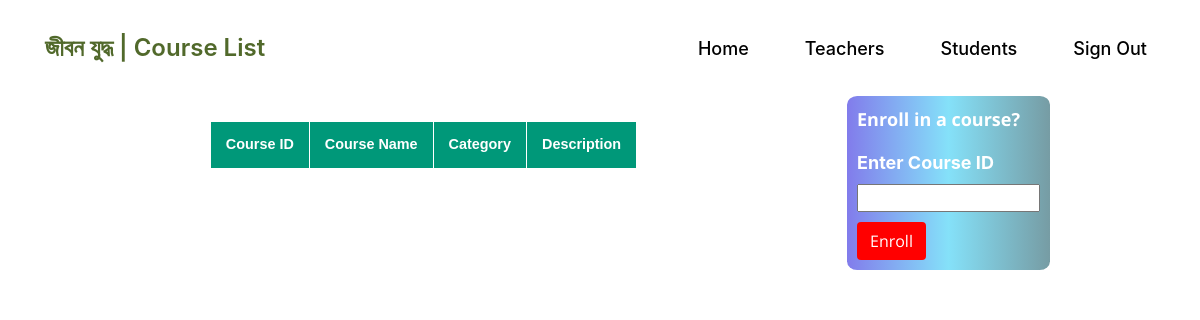
Page /course2.php?value=general (signed in) on the earlier database version.
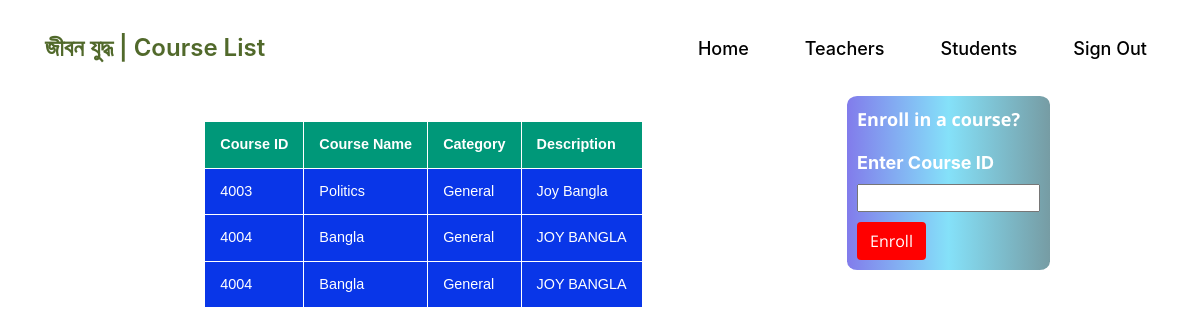
Same page on the later database version.
### tables this page shows
CREATE TABLE `general` (
  `C_ID` int(4) NOT NULL,
  `C_Name` varchar(30) NOT NULL,
  `T_ID` int(10) NOT NULL,
  `description` varchar(200) NOT NULL,
  `category` varchar(20) NOT NULL
);

CREATE TABLE `course` (
  `teacherID` int(11) NOT NULL,
  `lecture` int(10) NOT NULL,
  `pdf` varchar(300) NOT NULL,
  `name` varchar(200) NOT NULL,
  `C_ID` int(10) NOT NULL,
  `type` varchar(20) NOT NULL
);

### course2.php (the view, shortened to what this page needs)
<?php
include('connect.php');
?>
<!DOCTYPE html>
<html lang="en">
<head>
    <link rel="stylesheet" href="https://stackpath.bootstrapcdn.com/bootstrap/4.5.2/css/bootstrap.min.css" />
    <link rel="stylesheet" type="text/css"
        href="https://stackpath.bootstrapcdn.com/font-awesome/4.7.0/css/font-awesome.min.css" />
    <link rel="stylesheet" type="text/css" href="css/owl.carousel.min.css" />
    <link rel="stylesheet" type="text/css" href="css/owl.theme.default.min.css" />
    <link rel="stylesheet" type="text/css" href="style2.css" />
</head>
<body>
    <?php
        if($_SESSION['userID'] != NULL){
    ?>
    <header>
        <div class="overlay">
            <div class="container">
                <div class="row">
                    <div class="col-md-12">
                        <nav class="navbar navbar-expand-lg navbar-light">
                            <a class="navbar-brand" href="#">জীবন যুদ্ধ | Course List</a>
                            <div class="collapse navbar-collapse" id="navbarSupportedContent">
                                <ul class="navbar-nav ml-auto">
                                    <li class="nav-item active">
                                        <a class="nav-link" href="studentProfile2.php">Home </a>
                                    </li>
                                    <li class="nav-item">
                                        <a class="nav-link" href="#">Teachers</a>
                                    </li>
                                    <li class="nav-item">
                                        <a class="nav-link" href="#">Students</a>
                                    </li>
                                    <li class="nav-item">
                                        <a class="nav-link" id="s-out" href="index.php">Sign Out</a>
                                    </li>
                                </ul>
                            </div>
                        </nav>
                    </div>
                </div>
            </div>
            <div class="boxx">
                <p class="seat">Enroll in a course?</p>
                <form name="f2" action="enroll2.php" method="POST">
                    <label class="seat">Enter Course ID</label>
                    <br />
                    <input type="text" name="bid" required />
                    <br />
                    <input type="submit" name="bking" value="Enroll" class="btn" />
                    <br />
                </form>
            </div>
            <table class="zigzag" id="tabl">
                <thead>
                    <tr>
                        <th class="headr"><b>Course ID</b></th>
                        <th class="headr"><b>Course Name</b></th>
                        <th class="headr"><b>Category</b></th>
                        <th class="headr"><b>Description</b></th>
                    </tr>
                </thead>
                <tbody>
                    <?php
                        $cour = $_GET['value'];
                      $query = "SELECT* FROM $cour, course WHERE $cour.C_ID = course.C_ID";
                      $result = $conn->query($query);
                      if ($result->num_rows > 0) {
                      while($row = $result->fetch_assoc())
                      { ?>
                    <tr>
                        <td><?php echo  $row["C_ID"] ?></td>
                        <td><?php echo  $row["C_Name"]; ?></td>
                        <td><?php echo $row["category"]; ?></td>
                        <td><?php echo $row["description"]; ?></td>
                    </tr>
                    <?php
                      }
                      }
          ?>
                </tbody>
            </table>
        </div>
    </header>
    <?php
        }
    ?>
</body>
</html>

Differences in the rows shown:
added general: course.C_ID "4003", C_Name "Politics", category "General", description "Joy Bangla"
added general: course.C_ID "4004", C_Name "Bangla", category "General", description "JOY BANGLA"
